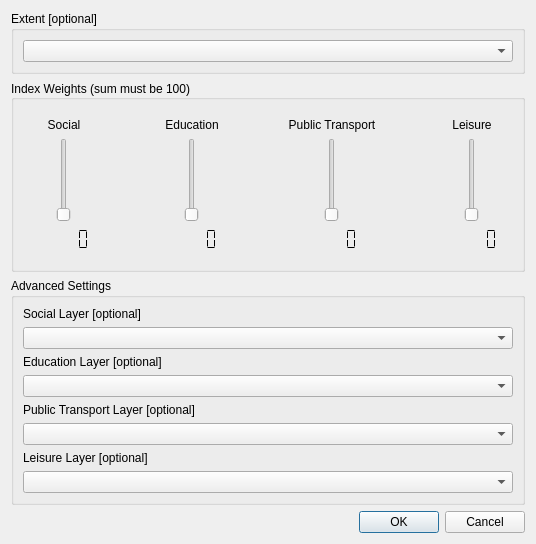
<?xml version="1.0" encoding="UTF-8"?>
<ui version="4.0">
 <class>FlatFinder</class>
 <widget class="QDialog" name="FlatFinder">
  <property name="enabled">
   <bool>true</bool>
  </property>
  <property name="geometry">
   <rect>
    <x>0</x>
    <y>0</y>
    <width>463</width>
    <height>360</height>
   </rect>
  </property>
  <property name="sizePolicy">
   <sizepolicy hsizetype="Preferred" vsizetype="Preferred">
    <horstretch>0</horstretch>
    <verstretch>0</verstretch>
   </sizepolicy>
  </property>
  <property name="minimumSize">
   <size>
    <width>0</width>
    <height>0</height>
   </size>
  </property>
  <property name="maximumSize">
   <size>
    <width>16777215</width>
    <height>16777215</height>
   </size>
  </property>
  <property name="windowTitle">
   <string>Flatfinder</string>
  </property>
  <property name="windowOpacity">
   <double>1.000000000000000</double>
  </property>
  <property name="autoFillBackground">
   <bool>false</bool>
  </property>
  <property name="sizeGripEnabled">
   <bool>false</bool>
  </property>
  <layout class="QVBoxLayout" name="verticalLayout">
   <property name="sizeConstraint">
    <enum>QLayout::SetMinAndMaxSize</enum>
   </property>
   <item>
    <widget class="QGroupBox" name="groupBox_1">
     <property name="sizePolicy">
      <sizepolicy hsizetype="Preferred" vsizetype="Preferred">
       <horstretch>0</horstretch>
       <verstretch>0</verstretch>
      </sizepolicy>
     </property>
     <property name="title">
      <string>Extent [optional]</string>
     </property>
     <layout class="QVBoxLayout" name="verticalLayout_2">
      <property name="sizeConstraint">
       <enum>QLayout::SetMaximumSize</enum>
      </property>
      <item>
       <widget class="QgsMapLayerComboBox" name="mMapLayerComboBox">
        <property name="allowEmptyLayer">
         <bool>true</bool>
        </property>
       </widget>
      </item>
     </layout>
    </widget>
   </item>
   <item>
    <widget class="QGroupBox" name="groupBox">
     <property name="enabled">
      <bool>true</bool>
     </property>
     <property name="sizePolicy">
      <sizepolicy hsizetype="Expanding" vsizetype="Preferred">
       <horstretch>0</horstretch>
       <verstretch>0</verstretch>
      </sizepolicy>
     </property>
     <property name="minimumSize">
      <size>
       <width>0</width>
       <height>0</height>
      </size>
     </property>
     <property name="maximumSize">
      <size>
       <width>16777215</width>
       <height>16777215</height>
      </size>
     </property>
     <property name="title">
      <string>Index Weights (sum must be 100)</string>
     </property>
     <property name="alignment">
      <set>Qt::AlignLeading|Qt::AlignLeft|Qt::AlignVCenter</set>
     </property>
     <layout class="QHBoxLayout" name="horizontalLayout_5" stretch="0">
      <property name="sizeConstraint">
       <enum>QLayout::SetFixedSize</enum>
      </property>
      <item>
       <layout class="QHBoxLayout" name="horizontalLayout_4">
        <property name="sizeConstraint">
         <enum>QLayout::SetDefaultConstraint</enum>
        </property>
        <item alignment="Qt::AlignHCenter">
         <widget class="QFrame" name="frame_2">
          <property name="frameShape">
           <enum>QFrame::NoFrame</enum>
          </property>
          <property name="frameShadow">
           <enum>QFrame::Plain</enum>
          </property>
          <layout class="QVBoxLayout" name="verticalLayout_6">
           <property name="sizeConstraint">
            <enum>QLayout::SetNoConstraint</enum>
           </property>
           <item>
            <widget class="QLabel" name="indexweight_l1">
             <property name="text">
              <string>Social</string>
             </property>
             <property name="alignment">
              <set>Qt::AlignCenter</set>
             </property>
            </widget>
           </item>
           <item alignment="Qt::AlignHCenter">
            <widget class="QSlider" name="slider1">
             <property name="sizePolicy">
              <sizepolicy hsizetype="Fixed" vsizetype="Fixed">
               <horstretch>0</horstretch>
               <verstretch>0</verstretch>
              </sizepolicy>
             </property>
             <property name="maximum">
              <number>100</number>
             </property>
             <property name="pageStep">
              <number>1</number>
             </property>
             <property name="tracking">
              <bool>true</bool>
             </property>
             <property name="orientation">
              <enum>Qt::Vertical</enum>
             </property>
            </widget>
           </item>
           <item>
            <widget class="QLCDNumber" name="lcd1">
             <property name="font">
              <font>
               <weight>50</weight>
               <bold>false</bold>
               <strikeout>false</strikeout>
               <stylestrategy>PreferDefault</stylestrategy>
              </font>
             </property>
             <property name="frameShape">
              <enum>QFrame::NoFrame</enum>
             </property>
             <property name="segmentStyle">
              <enum>QLCDNumber::Flat</enum>
             </property>
            </widget>
           </item>
          </layout>
         </widget>
        </item>
        <item>
         <spacer name="horizontalSpacer">
          <property name="orientation">
           <enum>Qt::Horizontal</enum>
          </property>
          <property name="sizeHint" stdset="0">
           <size>
            <width>40</width>
            <height>20</height>
           </size>
          </property>
         </spacer>
        </item>
        <item alignment="Qt::AlignHCenter">
         <widget class="QFrame" name="frame_3">
          <property name="frameShape">
           <enum>QFrame::NoFrame</enum>
          </property>
          <property name="frameShadow">
           <enum>QFrame::Plain</enum>
          </property>
          <layout class="QVBoxLayout" name="verticalLayout_7">
           <property name="sizeConstraint">
            <enum>QLayout::SetNoConstraint</enum>
           </property>
           <item>
            <widget class="QLabel" name="indexweight_l2">
             <property name="text">
              <string>Education</string>
             </property>
             <property name="alignment">
              <set>Qt::AlignCenter</set>
             </property>
            </widget>
           </item>
           <item alignment="Qt::AlignHCenter">
            <widget class="QSlider" name="slider2">
             <property name="sizePolicy">
              <sizepolicy hsizetype="Fixed" vsizetype="Fixed">
               <horstretch>0</horstretch>
               <verstretch>0</verstretch>
              </sizepolicy>
             </property>
             <property name="maximum">
              <number>100</number>
             </property>
             <property name="pageStep">
              <number>1</number>
             </property>
             <property name="orientation">
              <enum>Qt::Vertical</enum>
             </property>
            </widget>
           </item>
           <item>
            <widget class="QLCDNumber" name="lcd2">
             <property name="frameShape">
              <enum>QFrame::NoFrame</enum>
             </property>
             <property name="frameShadow">
              <enum>QFrame::Plain</enum>
             </property>
             <property name="segmentStyle">
              <enum>QLCDNumber::Flat</enum>
             </property>
            </widget>
           </item>
          </layout>
         </widget>
        </item>
        <item>
         <spacer name="horizontalSpacer_2">
          <property name="orientation">
           <enum>Qt::Horizontal</enum>
          </property>
          <property name="sizeHint" stdset="0">
           <size>
            <width>40</width>
            <height>20</height>
           </size>
          </property>
         </spacer>
        </item>
        <item alignment="Qt::AlignHCenter">
         <widget class="QFrame" name="frame_4">
          <property name="frameShape">
           <enum>QFrame::NoFrame</enum>
          </property>
          <property name="frameShadow">
           <enum>QFrame::Plain</enum>
          </property>
          <layout class="QVBoxLayout" name="verticalLayout_8">
           <property name="sizeConstraint">
            <enum>QLayout::SetNoConstraint</enum>
           </property>
           <item>
            <widget class="QLabel" name="indexweight_l3">
             <property name="text">
              <string>Public Transport</string>
             </property>
             <property name="alignment">
              <set>Qt::AlignCenter</set>
             </property>
            </widget>
           </item>
           <item alignment="Qt::AlignHCenter">
            <widget class="QSlider" name="slider3">
             <property name="sizePolicy">
              <sizepolicy hsizetype="Fixed" vsizetype="Fixed">
               <horstretch>0</horstretch>
               <verstretch>0</verstretch>
              </sizepolicy>
             </property>
             <property name="maximum">
              <number>100</number>
             </property>
             <property name="pageStep">
              <number>1</number>
             </property>
             <property name="orientation">
              <enum>Qt::Vertical</enum>
             </property>
            </widget>
           </item>
           <item>
            <widget class="QLCDNumber" name="lcd3">
             <property name="frameShape">
              <enum>QFrame::NoFrame</enum>
             </property>
             <property name="segmentStyle">
              <enum>QLCDNumber::Flat</enum>
             </property>
            </widget>
           </item>
          </layout>
         </widget>
        </item>
        <item>
         <spacer name="horizontalSpacer_4">
          <property name="orientation">
           <enum>Qt::Horizontal</enum>
          </property>
          <property name="sizeHint" stdset="0">
           <size>
            <width>40</width>
            <height>20</height>
           </size>
          </property>
         </spacer>
        </item>
        <item alignment="Qt::AlignHCenter">
         <widget class="QFrame" name="frame">
          <property name="frameShape">
           <enum>QFrame::NoFrame</enum>
          </property>
          <property name="frameShadow">
           <enum>QFrame::Plain</enum>
          </property>
          <layout class="QVBoxLayout" name="verticalLayout_5">
           <property name="sizeConstraint">
            <enum>QLayout::SetNoConstraint</enum>
           </property>
           <item>
            <widget class="QLabel" name="indexweight_l4">
             <property name="text">
              <string>Leisure</string>
             </property>
             <property name="alignment">
              <set>Qt::AlignCenter</set>
             </property>
            </widget>
           </item>
           <item alignment="Qt::AlignHCenter">
            <widget class="QSlider" name="slider4">
             <property name="sizePolicy">
              <sizepolicy hsizetype="Fixed" vsizetype="Fixed">
               <horstretch>0</horstretch>
               <verstretch>0</verstretch>
              </sizepolicy>
             </property>
             <property name="maximum">
              <number>100</number>
             </property>
             <property name="pageStep">
              <number>1</number>
             </property>
             <property name="orientation">
              <enum>Qt::Vertical</enum>
             </property>
            </widget>
           </item>
           <item>
            <widget class="QLCDNumber" name="lcd4">
             <property name="frameShape">
              <enum>QFrame::NoFrame</enum>
             </property>
             <property name="segmentStyle">
              <enum>QLCDNumber::Flat</enum>
             </property>
            </widget>
           </item>
          </layout>
         </widget>
        </item>
       </layout>
      </item>
     </layout>
    </widget>
   </item>
   <item>
    <widget class="QgsCollapsibleGroupBox" name="mGroupBox">
     <property name="sizePolicy">
      <sizepolicy hsizetype="Preferred" vsizetype="Maximum">
       <horstretch>0</horstretch>
       <verstretch>0</verstretch>
      </sizepolicy>
     </property>
     <property name="maximumSize">
      <size>
       <width>16777215</width>
       <height>22</height>
      </size>
     </property>
     <property name="title">
      <string>Advanced Settings</string>
     </property>
     <property name="collapsed">
      <bool>true</bool>
     </property>
     <property name="scrollOnExpand">
      <bool>false</bool>
     </property>
     <property name="saveCollapsedState">
      <bool>false</bool>
     </property>
     <layout class="QVBoxLayout" name="verticalLayout_3">
      <property name="sizeConstraint">
       <enum>QLayout::SetMinAndMaxSize</enum>
      </property>
      <item>
       <widget class="QLabel" name="label_6">
        <property name="text">
         <string>Social Layer [optional]</string>
        </property>
       </widget>
      </item>
      <item>
       <widget class="QgsMapLayerComboBox" name="mMapLayerComboBox_6">
        <property name="allowEmptyLayer">
         <bool>true</bool>
        </property>
       </widget>
      </item>
      <item>
       <widget class="QLabel" name="label_8">
        <property name="text">
         <string>Education Layer [optional]</string>
        </property>
       </widget>
      </item>
      <item>
       <widget class="QgsMapLayerComboBox" name="qgsMapLayerComboBox_2">
        <property name="allowEmptyLayer">
         <bool>true</bool>
        </property>
       </widget>
      </item>
      <item>
       <widget class="QLabel" name="label_9">
        <property name="text">
         <string>Public Transport Layer [optional]</string>
        </property>
       </widget>
      </item>
      <item>
       <widget class="QgsMapLayerComboBox" name="mMapLayerComboBox_3">
        <property name="allowEmptyLayer">
         <bool>true</bool>
        </property>
       </widget>
      </item>
      <item>
       <widget class="QLabel" name="label_7">
        <property name="text">
         <string>Leisure Layer [optional]</string>
        </property>
       </widget>
      </item>
      <item>
       <widget class="QgsMapLayerComboBox" name="mMapLayerComboBox_4">
        <property name="allowEmptyLayer">
         <bool>true</bool>
        </property>
       </widget>
      </item>
     </layout>
    </widget>
   </item>
   <item>
    <widget class="QDialogButtonBox" name="buttonBox">
     <property name="orientation">
      <enum>Qt::Horizontal</enum>
     </property>
     <property name="standardButtons">
      <set>QDialogButtonBox::Cancel|QDialogButtonBox::Ok</set>
     </property>
     <property name="centerButtons">
      <bool>false</bool>
     </property>
    </widget>
   </item>
  </layout>
 </widget>
 <customwidgets>
  <customwidget>
   <class>QgsCollapsibleGroupBox</class>
   <extends>QGroupBox</extends>
   <header>qgscollapsiblegroupbox.h</header>
   <container>1</container>
  </customwidget>
  <customwidget>
   <class>QgsMapLayerComboBox</class>
   <extends>QComboBox</extends>
   <header>qgsmaplayercombobox.h</header>
  </customwidget>
 </customwidgets>
 <resources/>
 <connections>
  <connection>
   <sender>slider1</sender>
   <signal>valueChanged(int)</signal>
   <receiver>lcd1</receiver>
   <slot>display(int)</slot>
   <hints>
    <hint type="sourcelabel">
     <x>67</x>
     <y>290</y>
    </hint>
    <hint type="destinationlabel">
     <x>67</x>
     <y>351</y>
    </hint>
   </hints>
  </connection>
  <connection>
   <sender>slider2</sender>
   <signal>valueChanged(int)</signal>
   <receiver>lcd2</receiver>
   <slot>display(int)</slot>
   <hints>
    <hint type="sourcelabel">
     <x>188</x>
     <y>290</y>
    </hint>
    <hint type="destinationlabel">
     <x>188</x>
     <y>351</y>
    </hint>
   </hints>
  </connection>
  <connection>
   <sender>slider3</sender>
   <signal>valueChanged(int)</signal>
   <receiver>lcd3</receiver>
   <slot>display(int)</slot>
   <hints>
    <hint type="sourcelabel">
     <x>310</x>
     <y>290</y>
    </hint>
    <hint type="destinationlabel">
     <x>310</x>
     <y>351</y>
    </hint>
   </hints>
  </connection>
  <connection>
   <sender>slider4</sender>
   <signal>valueChanged(int)</signal>
   <receiver>lcd4</receiver>
   <slot>display(int)</slot>
   <hints>
    <hint type="sourcelabel">
     <x>431</x>
     <y>290</y>
    </hint>
    <hint type="destinationlabel">
     <x>431</x>
     <y>351</y>
    </hint>
   </hints>
  </connection>
 </connections>
</ui>
